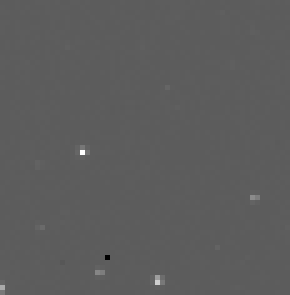
#> input picture data/observation1.fits, 58 x 59 px, found by its file name (shown 5 times larger)
$ python visualize.py
#> lines starting #> are read from the running program, lines starting #| are printed output that depends on the picture; long printed decimals are rounded

from astropy.io import fits
from astropy.visualization import ZScaleInterval
import matplotlib.pyplot as plt
import numpy as np

with fits.open("data/observation1.fits") as hdul:

#> hdul = 7 items
    for hdu in hdul:

        if hdu.data is not None:
            if hdu.data.ndim == 2:
                image = hdu.data
                print("Selected HDU:", hdu.name)
                break

    else:
        raise ValueError("No 2D image found")
#> this loop made 2 passes
#| Selected HDU: IMAGE

    print("Image shape:", image.shape)
#| Image shape: (59, 58)

    finite_pixels = image[np.isfinite(image)]
#> finite_pixels = 3422 values, max 14.64 at index 1756, min -7.77 at index 2979, mean 0.416

    vmin, vmax = ZScaleInterval().get_limits(finite_pixels)
#> vmin = 0.238; vmax = 0.551

    plt.figure(figsize=(8, 8))

    plt.imshow(
        image,
        origin="lower",
        cmap="gray",
        vmin=vmin,
        vmax=vmax
    )

    plt.colorbar(label="Pixel intensity")
    plt.title("SPHEREx Observation")
    plt.xlabel("X pixel")
    plt.ylabel("Y pixel")
    plt.show()
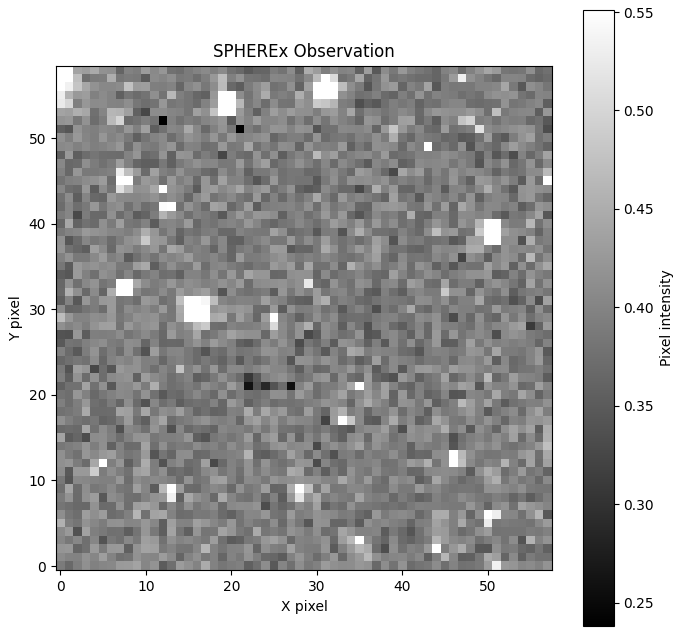
#> figure drawn by matplotlib, 2 panels

from astropy.io import fits
from astropy.visualization import ZScaleInterval
import matplotlib.pyplot as plt
import numpy as np

with fits.open("data/observation1.fits") as hdul:

    image = hdul["IMAGE"].data
    variance = hdul["VARIANCE"].data
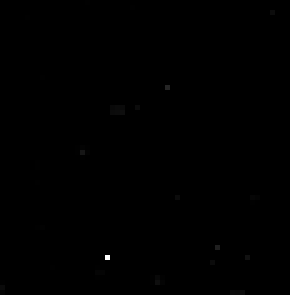
#> variance: shape (59, 58) >f4 (shown 5 times larger); min 8.78e-05, max 0.219, mean 0.000682; drawn with min black and max white
    flags = hdul["FLAGS"].data

    print("Image shape:", image.shape)
#| Image shape: (59, 58)
    print("Minimum:", np.nanmin(image))
#| Minimum: -7.767
    print("Maximum:", np.nanmax(image))
#| Maximum: 14.644
    print("Median:", np.nanmedian(image))
#| Median: 0.3952

    finite = image[np.isfinite(image)]
#> finite has the same summary as finite_pixels
    vmin, vmax = ZScaleInterval().get_limits(finite)

    fig, axes = plt.subplots(1, 3, figsize=(15, 5))

    axes[0].imshow(
        image,
        origin="lower",
        cmap="gray",
        vmin=vmin,
        vmax=vmax
    )
    axes[0].set_title("Science Image")

    axes[1].imshow(
        np.sqrt(np.maximum(variance, 0)),
        origin="lower",
        cmap="inferno"
    )
    axes[1].set_title("Pixel Uncertainty")

    axes[2].imshow(
        flags != 0,
        origin="lower",
        cmap="gray"
    )
    axes[2].set_title("Nonzero Quality Flags")

    plt.tight_layout()
    plt.show()
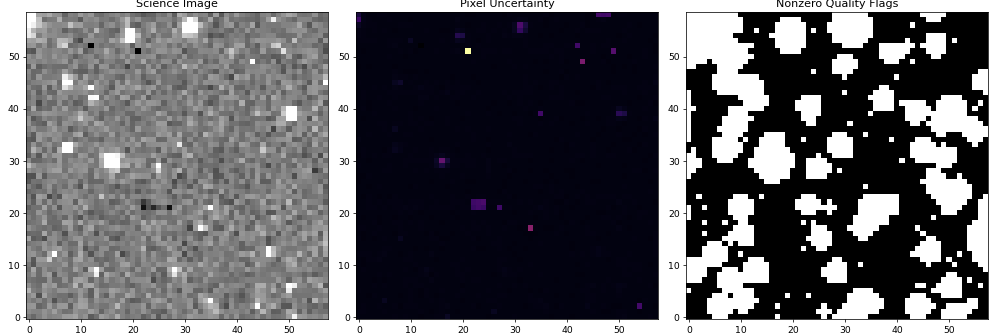
#> figure drawn by matplotlib, 3 panels

$ run again, with data/observation2.fits copied over data/observation1.fits
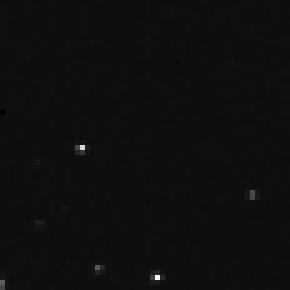
#> input picture data/observation2.fits, 58 x 58 px, found by its file name (shown 5 times larger)
#> hdul = 7 items
#> the loop `for hdu in hdul: ` made 2 passes
#| Selected HDU: IMAGE
#| Image shape: (58, 58)
#> finite_pixels = 3364 values, max 13.06 at index 3221, min -0.427 at index 1276, mean 0.377
#> vmin = 0.285; vmax = 0.51
#> `plt.show()`:
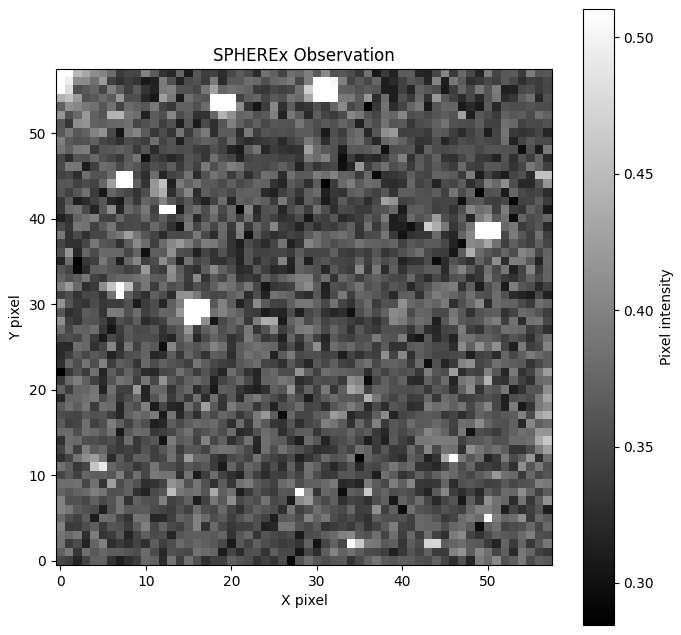
#> figure drawn by matplotlib, 2 panels
#| Image shape: (58, 58)
#| Minimum: -0.4274
#| Maximum: 13.062
#| Median: 0.3575
#> finite has the same summary as finite_pixels
#> `plt.show()`:
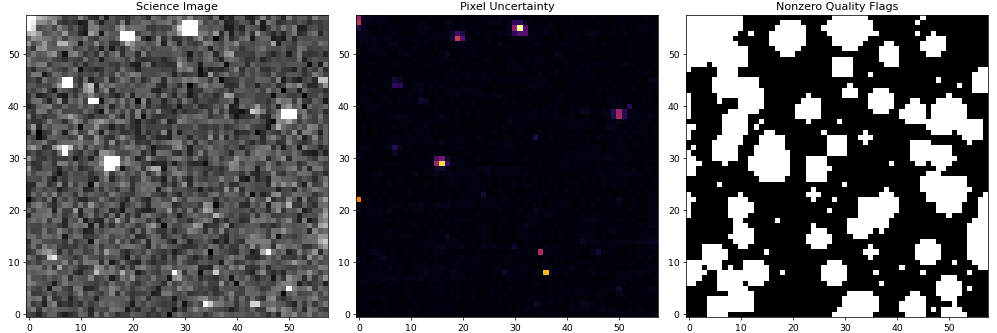
#> figure drawn by matplotlib, 3 panels
